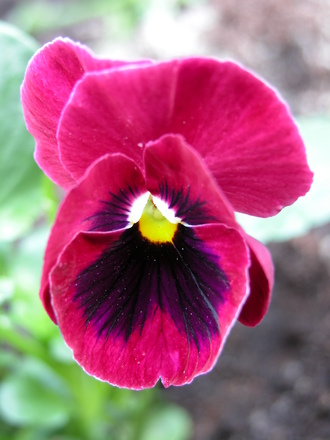
#> input picture test_image.jpg, 330 x 440 px
$ python -i DominantColor.py   (imports and definitions only)   (older library calls are emulated)
#> lines starting #> are read from the running program, lines starting #| are printed output that depends on the picture
from PIL.Image import open
from scipy import product, cluster, histogram, argmax
from scipy.misc import fromimage
from scipy.cluster.vq import vq, kmeans
from numpy import delete as np_delete

class DominantColor():
    """
    Instantiate with a filename (For a picture)
    So far png and jpg have been tested, png takes out the alpha element
    Although png is less accurate and slightly changes.
    Returns the dominate color, as long as it is not too dark, or too light
    """

    def __init__(self, file):
#> called with file = 'test_image.jpg'
        self.NUM_CLUSTERS = 3
        orig_im = open(file)
#> orig_im is the input picture: PIL image 330x440 RGB; mean R, G, B 165.9, 102.7, 124.9
        self.im = orig_im.resize((150, 150))# reduce time
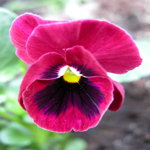
#> self.im: PIL image 150x150 RGB; mean R, G, B 165.9, 102.7, 124.9
        self.ar, self.codes = self.generate_scalar()
        self.hex, self.rgb = self.get_dominant()


    def get_luminosity(self, row):
        """
        Determine the luminosity of the image's color clusters
        """
        lum_checker = [.213, .715, .072, .255]
        checker = 0.0
        for index, rgba in enumerate(row):
            checker += lum_checker[index] * rgba
        return checker


    def generate_scalar(self):
        """
        breaks the image into a multi-dimensional array -> (ar)
        then breaks the rows up by NUM_CLUSTERS & color -> (codes)
        """
        ar = fromimage(self.im)
        shape = ar.shape
#> shape = (150, 150, 3)
#> (the run stopped early here; a loop or call above may not have finished)
